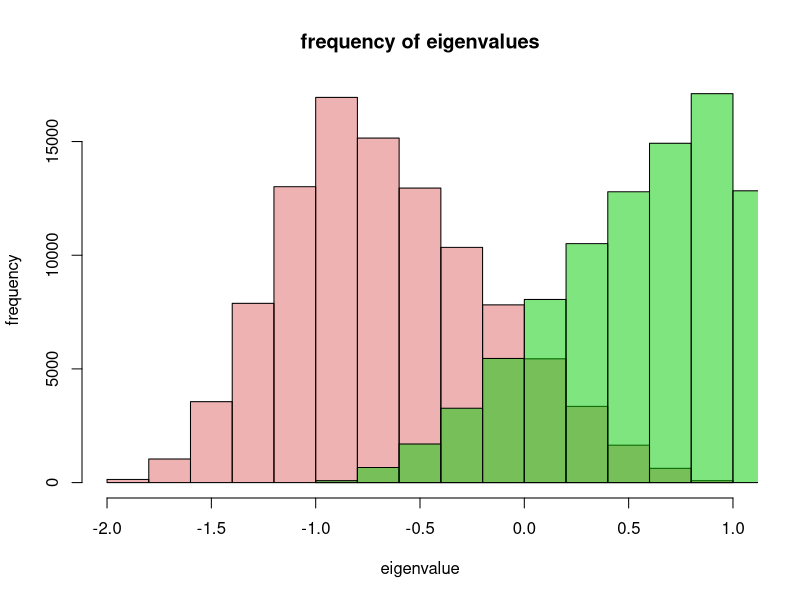

The R script that drew this image:
N <- 100000
eigenValues <- matrix(nrow=N, ncol=2)

for (i in 1:N) {
	rand <- runif(3, min=-1, max=1)
	m <- matrix(nrow=2, ncol=2)
	m[1,1] <- rand[1]
	m[1,2] <- rand[2]
	m[2,1] <- rand[2]
	m[2,2] <- rand[3]
	e <- eigen(m)
	e$values <- c(min(e$values), max(e$values))
	eigenValues[i,] <- e$values
}

print(eigenValues[,1])

hist(eigenValues[,1], col=rgb(0.8, 0, 0, alpha=0.3), xlab="eigenvalue", ylab="frequency", main="frequency of eigenvalues")
hist(eigenValues[,2], col=rgb(0, 0.8, 0, alpha=0.5), add=T)


# Wikipedia [Positive-definite matrix]
# "The following properties are equivalent to M being positive definite:
# All its eigenvalues are positive."

posdef <- length(eigenValues[eigenValues[,1] > 0,])
print(paste('Absolute # of positive-definite matrices:', posdef))
print(paste('Relative # of positive-definite matrices:', 100 * posdef / N, '%'))
